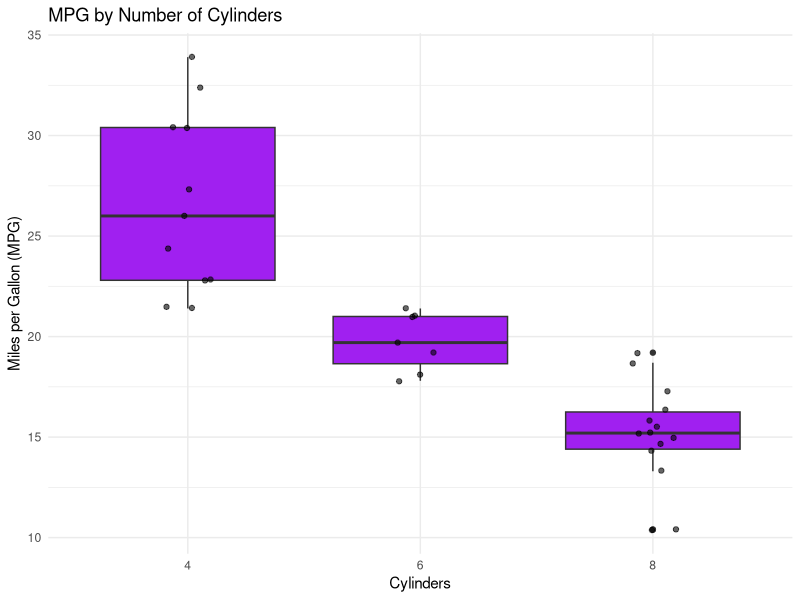

Write R code to recreate this figure.
#load packages
library(ggplot2)

#create visual for mtcars
ggplot(mtcars, aes(x = factor(cyl), y = mpg)) +
  geom_boxplot(fill = "purple") +
  geom_jitter(width = 0.1, alpha = 0.6) +
  labs(
    title = "MPG by Number of Cylinders",
    x = "Cylinders",
    y = "Miles per Gallon (MPG)"
  ) +
  theme_minimal()
